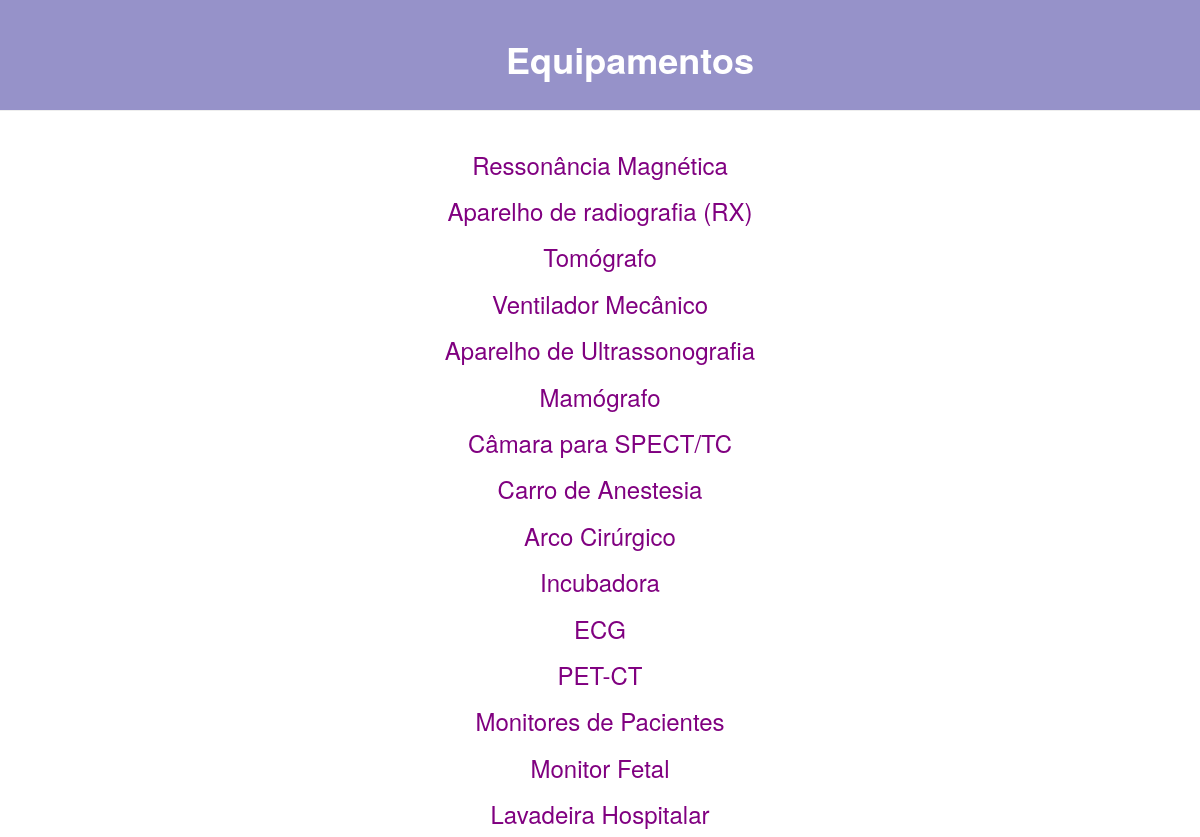
The page / on the database its author committed.
### ordem_de_servico/models.py (models this page shows, shortened)
class Equipamento(models.Model):
    equipamento = models.CharField(max_length=100)
    marca = models.CharField(max_length=100)
    modelo = models.CharField(max_length=100)
    n_serie = models.CharField(max_length=100)
    published_date = models.DateTimeField(
            blank=True, null=True)

### ordem_de_servico/views.py (the view)
# urls.py: path('', views.post_list, name='post_list'),
def post_list(request):
    equipments = Equipamento.objects.filter(published_date__lte=timezone.now()).order_by('published_date')
    return render(request, 'ordem_de_servico/post_list.html', {'equipments': equipments})

### ordem_de_servico/templates/ordem_de_servico/post_list.html (shortened to what this page needs)
{% load static %}
<html>
    <head>
	<link rel="stylesheet" href="//maxcdn.bootstrapcdn.com/bootstrap/3.2.0/css/bootstrap.min.css">
	<link rel="stylesheet" href="//maxcdn.bootstrapcdn.com/bootstrap/3.2.0/css/bootstrap-theme.min.css">
	<link rel="stylesheet" href="{% static 'css/ordem_de_servico.css' %}">
    </head>
    <body>
	<div class="page-header"> <h1><b><font color="white"><center>Equipamentos</center></font></b></h1></div>
                  <div class="content container">
                    <div class="row">
                      <div class="col-md-1">
                      </div>
                    </div>
                  </div>
                {% for equipment in equipments %}
                <div>
                    <h3><center><a href="{% url 'equipment_detail' pk=equipment.pk %}"><font color="purple">{{ equipment.equipamento }}</font></a></center></h3>
                </div>
                {% endfor %}

### ordem_de_servico/static/css/ordem_de_servico.css (style rules this page uses)
.page-header { background-color: #9692c9; margin-top: 0; padding: 20px 20px 20px 80px; }
.page-header h1, { color: #080809; font-size: 40pt; text-decoration: none; }
.content { margin-left: 40px; }

### rows shown on the page
Equipamento: equipamento "Ressonância Magnética"
Equipamento: equipamento "Aparelho de radiografia (RX)"
Equipamento: equipamento "Tomógrafo"
Equipamento: equipamento "Ventilador Mecânico"
Equipamento: equipamento "Aparelho de Ultrassonografia"
Equipamento: equipamento "Mamógrafo"
Equipamento: equipamento "Câmara para SPECT/TC"
Equipamento: equipamento "Carro de Anestesia"
Equipamento: equipamento "Arco Cirúrgico"
Equipamento: equipamento "Incubadora"
Equipamento: equipamento "ECG"
Equipamento: equipamento "PET-CT"
Equipamento: equipamento "Monitores de Pacientes"
Equipamento: equipamento "Monitor Fetal"
Equipamento: equipamento "Lavadeira Hospitalar"
